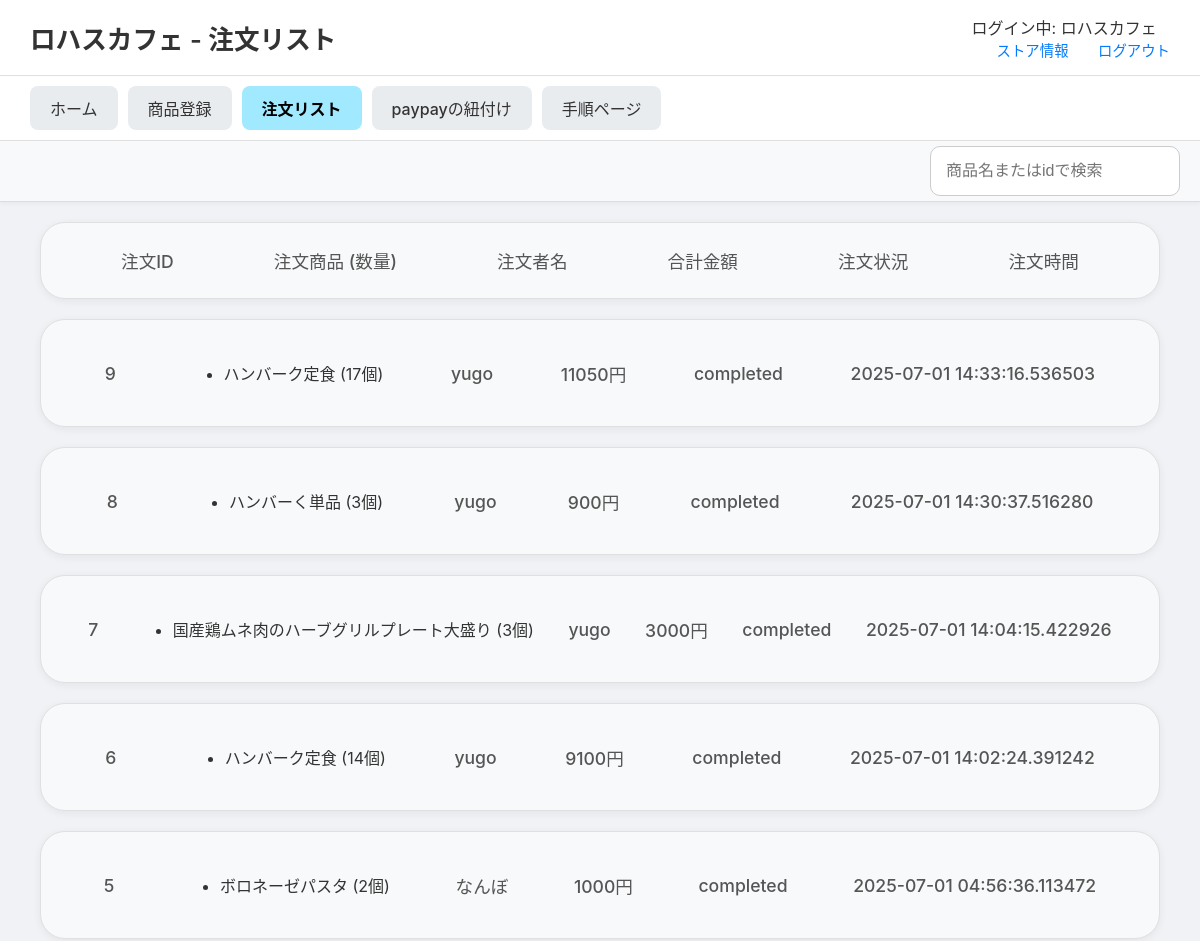
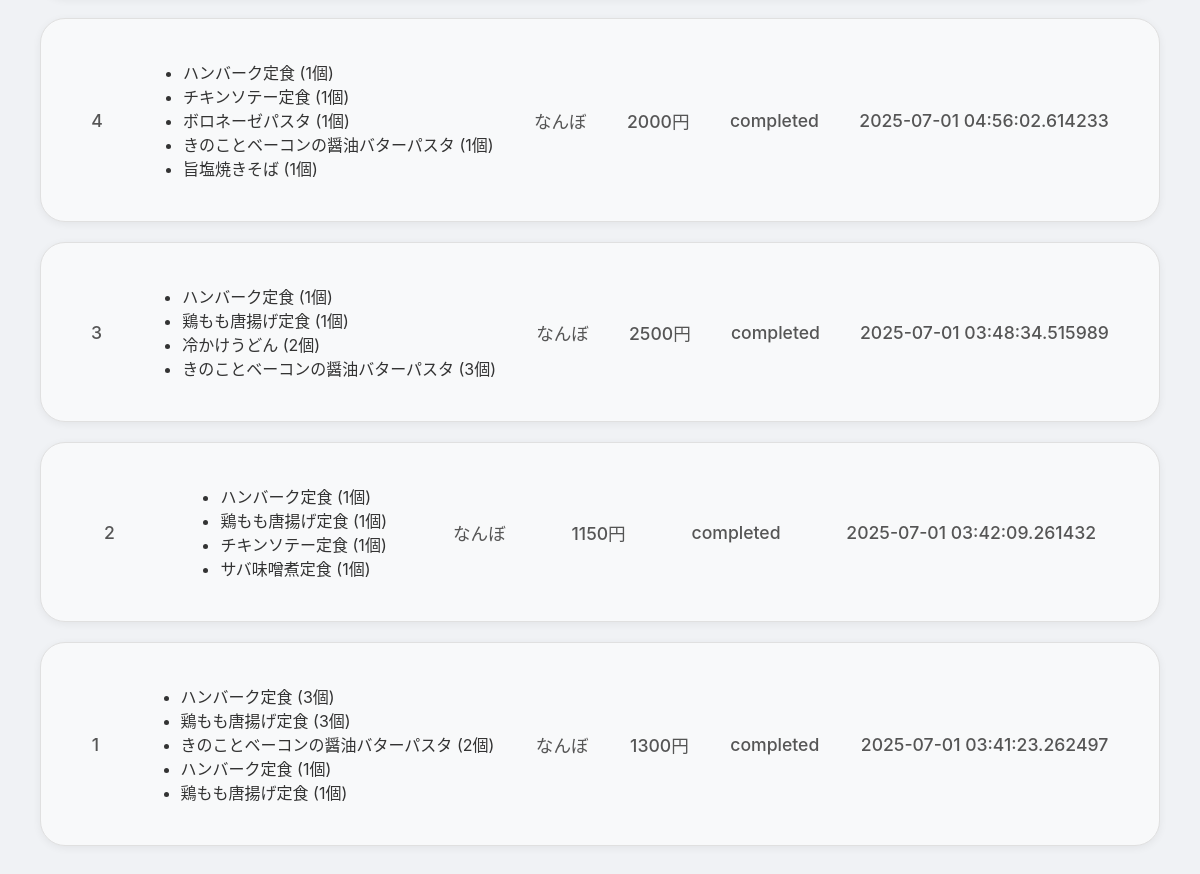
Page /stores/order-list (signed in) on the committed database (2 pictures, top to bottom).
### tables this page shows
CREATE TABLE order_items (
    order_item_id INTEGER PRIMARY KEY AUTOINCREMENT,
    order_id INTEGER NOT NULL,
    menu_id INTEGER NOT NULL,
    quantity INTEGER NOT NULL DEFAULT 1,
    price_at_order INTEGER NOT NULL, 
    FOREIGN KEY (order_id) REFERENCES orders(order_id),
    FOREIGN KEY (menu_id) REFERENCES menus(menu_id)
);

CREATE TABLE menus (
    menu_id INTEGER PRIMARY KEY AUTOINCREMENT,
    store_id INTEGER NOT NULL,
    menu_name TEXT NOT NULL,
    category TEXT NOT NULL,
    price INTEGER NOT NULL,
    soldout INTEGER NOT NULL DEFAULT 0,
    FOREIGN KEY (store_id) REFERENCES store(store_id)
);

CREATE TABLE users_table (
    id INTEGER PRIMARY KEY AUTOINCREMENT,
    u_name TEXT NOT NULL,
    email TEXT UNIQUE NOT NULL,
    password_hash TEXT NOT NULL,
    created_at TIMESTAMP DEFAULT CURRENT_TIMESTAMP
);

CREATE TABLE orders (
    order_id INTEGER PRIMARY KEY AUTOINCREMENT, 
    user_id INTEGER NOT NULL,
    store_id INTEGER NOT NULL,
    status TEXT DEFAULT 'pending' CHECK (status IN ('pending', 'completed', 'canceled')),
    datetime DATETIME NOT NULL,
    payment_method TEXT CHECK (payment_method IN ('PayPay')),
    total_amount INTEGER NOT NULL, 
    FOREIGN KEY (user_id) REFERENCES users(user_id),
    FOREIGN KEY (store_id) REFERENCES store(store_id)
);

### routes/stores_detail/stores_detail.py (the view)
@stores_detail_bp.route('/order-list')
def order_list():
    store_id = session.get('store_id')
    store_name = session.get('store_name', 'ゲスト')
    conn = get_db_connection()
    query = """
        SELECT
            o.order_id, o.datetime, o.total_amount, o.status,
            u.u_name, m.menu_name, oi.quantity, oi.price_at_order
        FROM orders AS o
        JOIN order_items AS oi ON o.order_id = oi.order_id
        JOIN menus AS m ON oi.menu_id = m.menu_id
        JOIN users_table AS u ON o.user_id = u.id
        WHERE o.store_id = ?
        ORDER BY o.datetime DESC;
    """
    orders_raw = conn.execute(query, (store_id,)).fetchall()
    conn.close()
    orders_dict = {}
    for row in orders_raw:
        order_id = row['order_id']
        if order_id not in orders_dict:
            orders_dict[order_id] = {
                'id': order_id, 'datetime': row['datetime'], 'status': row['status'],
                'user_name': row['u_name'], 'total_amount': row['total_amount'],
                'items_list': [] # ★★★ キー名を'items'から'items_list'に変更 ★★★
            }
        orders_dict[order_id]['items_list'].append({
            'name': row['menu_name'], 'quantity': row['quantity'], 'price': row['price_at_order']
        })
    orders_list = list(orders_dict.values())
    return render_template('stores_detail/order_list.html', orders=orders_list, store_name=store_name)

### routes/stores_detail/stores_detail.py (called while the page is built)
def get_db_connection():
    db_path = os.path.join(os.path.dirname(__file__), '..', '..', 'app.db')
    conn = sqlite3.connect(db_path)
    conn.row_factory = sqlite3.Row
    return conn

### templates/stores_detail/order_list.html (shortened to what this page needs)
<!DOCTYPE html>
<html lang="ja">
<head>
    <link rel="stylesheet" href="{{ url_for('static', filename='css/stores_detail.css') }}">
</head>
<body>
        <header class="site-header">
            <h1>{{ store_name }} - 注文リスト</h1>
            <div class="header-links">
                <div class="store-name">ログイン中: {{ store_name if store_name else 'ゲスト' }}</div>
                <a href="{{ url_for('stores_detail.store_info') }}">ストア情報</a>
                <a href="{{ url_for('general.explamation') }}">ログアウト</a>
            </div>
        </header>
    <nav class="main-nav">
        <ul>
            <li><a href="{{ url_for('stores_detail.store_home') }}" >ホーム</a></li>
            <li><a href="{{ url_for('stores_detail.menu_registration') }}">商品登録</a></li>
            <li><a href="{{ url_for('stores_detail.order_list') }}" class="active">注文リスト</a></li>
            <li><a href="{{ url_for('stores_detail.paypay_linking') }}">paypayの紐付け</a></li>
            <li><a href="{{ url_for('stores_detail.procedure') }}">手順ページ</a></li>
        </ul>
    </nav>
    <div class="sub-navigation">
        <input type="search" id="order-search" placeholder="商品名またはidで検索" />
    </div>
    <main class="main-content">
        <div class="order-list-container">
            <div class="order-item order-header">
                <span>注文ID</span>
                <span>注文商品 (数量)</span>
                <span>注文者名</span>
                <span>合計金額</span>
                <span>注文状況</span>
                <span>注文時間</span>
            </div>
            {% for order in orders %}
            <div class="order-item">
                <span>{{ order.id }}</span>
                <td>
                    <ul>
                    {% for item in order.items_list %}  <li>{{ item.name }} ({{ item.quantity }}個)</li>
                    {% endfor %}
                    </ul>
                </td>
                <span>{{ order.user_name }}</span>
                <span>{{ order.total_amount }}円</span>
                <span>{{ order.status }}</span>
                <span>{{ order.datetime }}</span>
            </div>
            {% else %}
            <div class="order-item no-orders">
                <p>現在、新しい注文はありません。</p>
            </div>
            {% endfor %}
        </div>
    </main>
</body>
</html>

### static/css/stores_detail.css (style rules this page uses)
body { font-family: -apple-system, BlinkMacSystemFont, "Segoe UI", Roboto, "Hiragino Sans", "Noto Sans CJK JP", "Yu Gothic", sans-serif; margin: 0; background-color: #f0f2f5; color: #333; }
.site-header { display: flex; justify-content: space-between; align-items: center; padding: 15px 30px; background-color: #ffffff; border-bottom: 1px solid #e0e0e0; }
.site-header h1 { font-size: 1.6em; margin: 0; font-weight: 600; }
.header-links a { margin-left: 25px; text-decoration: none; color: #007bff; font-size: 0.9em; font-weight: 500; }
.main-nav { background-color: #ffffff; padding: 10px 30px; border-bottom: 1px solid #e0e0e0; box-shadow: 0 2px 4px rgba(0,0,0,0.05); }
.main-nav ul { display: flex; list-style: none; margin: 0; padding: 0; gap: 10px; }
.main-nav a { display: block; padding: 10px 20px; text-decoration: none; color: #333; background-color: #e9ecef; border-radius: 8px; font-weight: 500; transition: background-color 0.2s; }
.main-nav a.active { background-color: #a0e9ff; color: #000; font-weight: bold; }
.main-content { padding: 20px 40px 40px 40px; }
.order-list-container { display: flex; flex-direction: column; gap: 20px; }
.order-item { background-color: #f8f9fa; border: 1px solid #e0e0e0; border-radius: 25px; padding: 25px 30px; box-shadow: 0 2px 8px rgba(0,0,0,0.06); display: flex; justify-content: space-around; align-items: center; }
.order-item span { font-size: 1.1em; color: #555; font-weight: 500; }
.sub-navigation { display: flex; justify-content: flex-start; gap: 15px; background-color: #f8f9fa; padding: 5px 20px; border-bottom: 1px solid #ddd; box-shadow: 0 2px 4px rgba(0,0,0,0.04); position: sticky; top: 0; z-index: 1000; }
.sub-navigation input[type="search"] { width: 250px; padding: 15px; font-size: 1.0em; border: 1px solid #ccc; border-radius: 10px; box-sizing: border-box; margin-left: auto; }

### rows in the picture
order_items: id "9", name "ハンバーク定食", quantity "17", user_name "yugo", total_amount "11050", status "completed", datetime "2025-07-01 14:33:16.536503"
order_items: id "8", name "ハンバーく単品", quantity "3", user_name "yugo", total_amount "900", status "completed", datetime "2025-07-01 14:30:37.516280"
order_items: id "7", name "国産鶏ムネ肉のハーブグリルプレート大盛り", quantity "3", user_name "yugo", total_amount "3000", status "completed", datetime "2025-07-01 14:04:15.422926"
order_items: id "6", name "ハンバーク定食", quantity "14", user_name "yugo", total_amount "9100", status "completed", datetime "2025-07-01 14:02:24.391242"
order_items: id "5", name "ボロネーゼパスタ", quantity "2", user_name "なんぼ", total_amount "1000", status "completed", datetime "2025-07-01 04:56:36.113472"
order_items: id "4", name "ハンバーク定食", quantity "1", user_name "なんぼ", total_amount "2000", status "completed", datetime "2025-07-01 04:56:02.614233"
order_items: name "チキンソテー定食", quantity "1"
order_items: name "ボロネーゼパスタ", quantity "1"
order_items: name "きのことベーコンの醤油バターパスタ", quantity "1"
order_items: name "旨塩焼きそば", quantity "1"
order_items: id "3", name "ハンバーク定食", quantity "1", user_name "なんぼ", total_amount "2500", status "completed", datetime "2025-07-01 03:48:34.515989"
order_items: name "鶏もも唐揚げ定食", quantity "1"
order_items: name "冷かけうどん", quantity "2"
order_items: name "きのことベーコンの醤油バターパスタ", quantity "3"
order_items: id "2", name "ハンバーク定食", quantity "1", user_name "なんぼ", total_amount "1150", status "completed", datetime "2025-07-01 03:42:09.261432"
order_items: name "鶏もも唐揚げ定食", quantity "1"
order_items: name "チキンソテー定食", quantity "1"
order_items: name "サバ味噌煮定食", quantity "1"
order_items: id "1", name "ハンバーク定食", quantity "3", user_name "なんぼ", total_amount "1300", status "completed", datetime "2025-07-01 03:41:23.262497"
order_items: name "鶏もも唐揚げ定食", quantity "3"
order_items: name "きのことベーコンの醤油バターパスタ", quantity "2"
order_items: name "ハンバーク定食", quantity "1"
order_items: name "鶏もも唐揚げ定食", quantity "1"

### other values in the picture
{{ store_name }} "ロハスカフェ"
{{ store_name if store_name else 'ゲスト' }} "ロハスカフェ"
